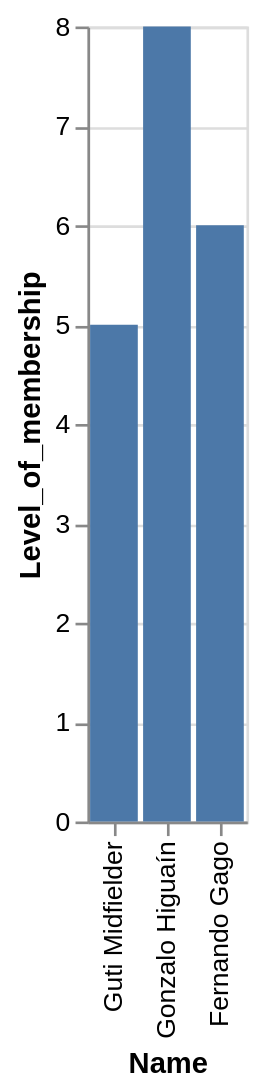

Write a Vega-Lite specification for this figure.
### Vega-Lite specification from a JSON file in a GitHub repository (floating-point values rounded to 4 significant figures)
{"data": {"values": [{"x_data": "Guti Midfielder", "y_data": 5}, {"x_data": "Gonzalo Higuaín ", "y_data": 8}, {"x_data": "Fernando Gago", "y_data": 6}]}, "mark": "bar", "encoding": {"x": {"field": "x_data", "type": "nominal", "title": "Name", "sort": "descending"}, "y": {"field": "y_data", "type": "quantitative", "title": "Level_of_membership"}}}
